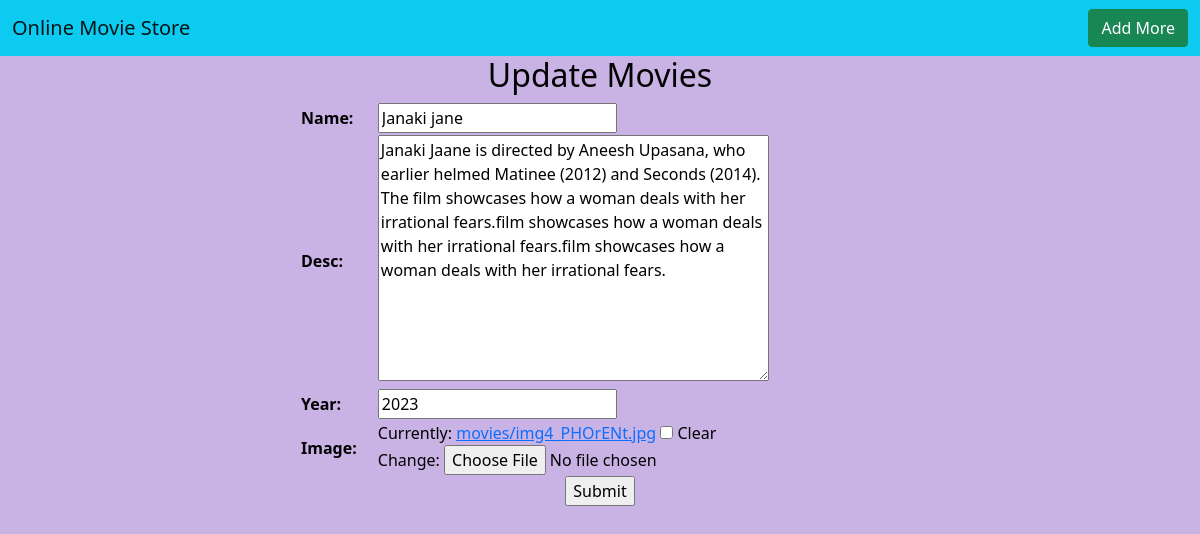
Page /update/5 on the committed database.
### app1/models.py (models this page shows, shortened)
class Movie(models.Model):
    name=models.CharField(max_length=30)
    desc=models.TextField()
    year=models.IntegerField()
    image=models.ImageField(upload_to='movies',null=True,blank=True)

### app1/views.py (the view)
# urls.py: path('update/<int:pk>',views.Movieupdate.as_view(),name="update"),
class Movieupdate(UpdateView):
    model = Movie
    template_name = "update.html"
    fields = "__all__"
    success_url = reverse_lazy("app1:home")

### templates/update.html (shortened to what this page needs)
<!DOCTYPE html>
{% extends 'base.html' %}
{% load static %}
{% block content %}
<center>
<h2>Update Movies</h2>
    <form method="POST" enctype="multipart/form-data">
        <table>
{{form.as_table}}
            </table>
        <input type="submit">
        </form>
</center>
{% endblock %}

### static/css/style.css (style rules this page uses)
body { background-color:#C9B3E5; color:black; }
table { width:50%; }

### rows in the picture
Movie: name "Janaki jane", desc "Janaki Jaane is directed by Aneesh Upasana, who earlier helmed Matinee (2012) and Seconds (2014). The film showcases how a woman deals with her irrational fears.film showcases how a woman deals with her irrational fears.film showcases how a woman deals with her irrational fears.", year "2023"
